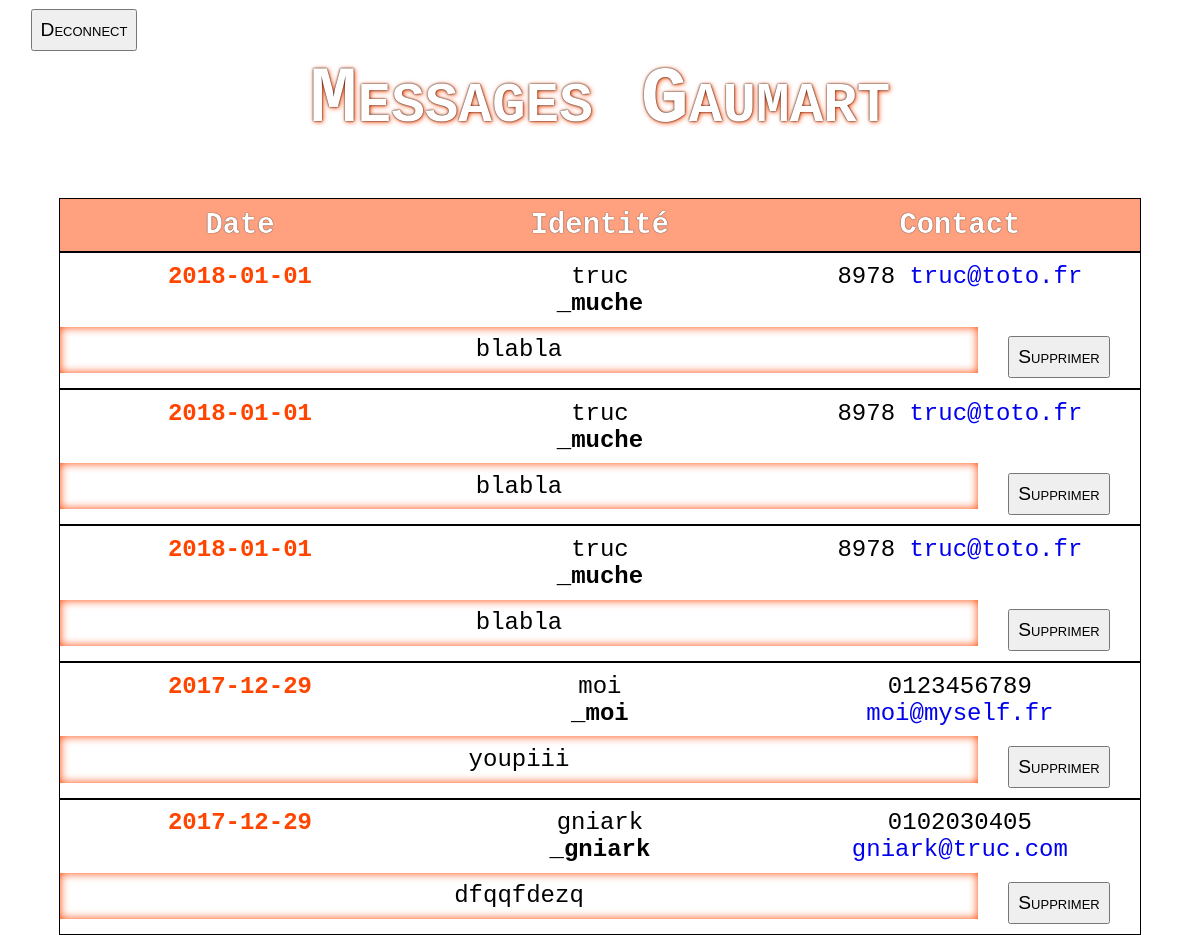
Page /admin/index.php (signed in) on the committed database.
### tables this page shows
CREATE TABLE IF NOT EXISTS `contact` (
  `id` int(5) NOT NULL AUTO_INCREMENT,
  `nom` text NOT NULL,
  `societe` text NOT NULL,
  `tel` text NOT NULL,
  `email` text NOT NULL,
  `msg` text NOT NULL,
  `date` date NOT NULL,
  PRIMARY KEY (`id`)
);

### admin/index.php (the view, shortened to what this page needs)
<?php
include('connect.php');
if(isset($_SESSION['login']) && isset($_SESSION['pass'])){
?>
<!DOCTYPE html>
<html lang="fr">
    <head>
        <link rel="stylesheet" type="text/css" media="screen" href="style.css">
    </head>
    <body>
        <header>
            <h1>Messages Gaumart</h1>
            <form action="login.php" method="post">
                <input type="submit" name="logout" value="Deconnect">
            </form>
        </header>
        <div class="row header">
            <div class="column header">Date</div>
            <div class="column header">Identité</div>
            <div class="column header">Contact</div>
        </div>
        <?php
            $req = $bdd->query('SELECT * FROM contact ORDER BY id DESC');
            while($post = $req->fetch()){
                ?>
        <div class="row">
            <div class="column">
                <?php echo $post['date'];?>
            </div>
            <div class="column">
                <?php echo $post['nom'];?><br>
                <?php echo ' _<strong>'.$post['societe'].'</strong>';?>
            </div>
            <div class="column">
                <?php echo $post['tel'];?>
                <?php echo ' <a href="mailto:'.$post['email'].'?Subject=Contact%20site%20Gaumart" target="_top">'.$post['email'].'</a>';?>
            </div>
            <div class="column">
                <?php echo $post['msg'];?>
            </div>
            <div class="column">
                <form class="del" method="post" action="del_msg.php?id=<?php echo $post['id'];?>">
                    <input type="submit" name="suppr" value="Supprimer">
                </form>
            </div>
        </div>
        <?php
            }
        ?>
<?php
}else{
    header('location: login.php');
    }
?>
    </body>
</html>

### admin/style.css (style rules this page uses)
html, body { width: 100%; height: 95%; margin: 0; padding: 0; }
html { font-size: 16px; font-size: 62,5%; }
body { font-size: 14px; font-size: 1.5rem; box-sizing: border-box; font-family: monospace; text-align: center; }
a { text-decoration: none; }
header { text-align: center; font-size: 2.5rem; font-variant-caps: small-caps; font-weight: 800; color: #fff; text-shadow: 0 0 2px black, 1px 1px 5px orangered; }
header form { width: 10%; position: absolute; top: .2rem; left: 2%; }
input[type="submit"] { font-variant: small-caps; font-size: 1.2rem; padding: .5rem; }
.column:nth-child(1) { color: orangered; font-weight: 600; }
.row { border: 1px solid black; width: 90%; margin: auto; display: table; }
.column.header { font-size: 1.8rem; font-weight: 700; color: #fff; text-shadow: 0 0 1px #000; background-color: rgba(255,69,0,.5); }
.column { box-sizing: border-box; padding: 1.5rem; width: 20%; float: left; }
.column:nth-child(4) { width: 30%; }
.column:nth-child(5) { width: 10%; }
.column>* { vertical-align: middle; }
.row::after { content: ""; display: table; clear: both; }
@media all and (max-width: 1580px) { .column { padding: .6rem; } }
@media all and (max-width: 1580px) { .column:nth-child(1), .column:nth-child(2), .column:nth-child(3) { width: 33.33%; } }
@media all and (max-width: 1580px) { .column:nth-child(4) { width: 85%; box-shadow: 0 0 10px inset orangered; } }
@media all and (max-width: 1580px) { .column:nth-child(5) { width: 15%; } }

### rows in the picture
contact: date "2018-01-01", nom "truc", societe "muche", tel "8978", email "truc@toto.fr", msg "blabla"
contact: date "2018-01-01", nom "truc", societe "muche", tel "8978", email "truc@toto.fr", msg "blabla"
contact: date "2018-01-01", nom "truc", societe "muche", tel "8978", email "truc@toto.fr", msg "blabla"
contact: date "2017-12-29", nom "moi", societe "moi", tel "0123456789", email "moi@myself.fr", msg "youpiii"
contact: date "2017-12-29", nom "gniark", societe "gniark", tel "0102030405", email "gniark@truc.com", msg "dfqqfdezq"
